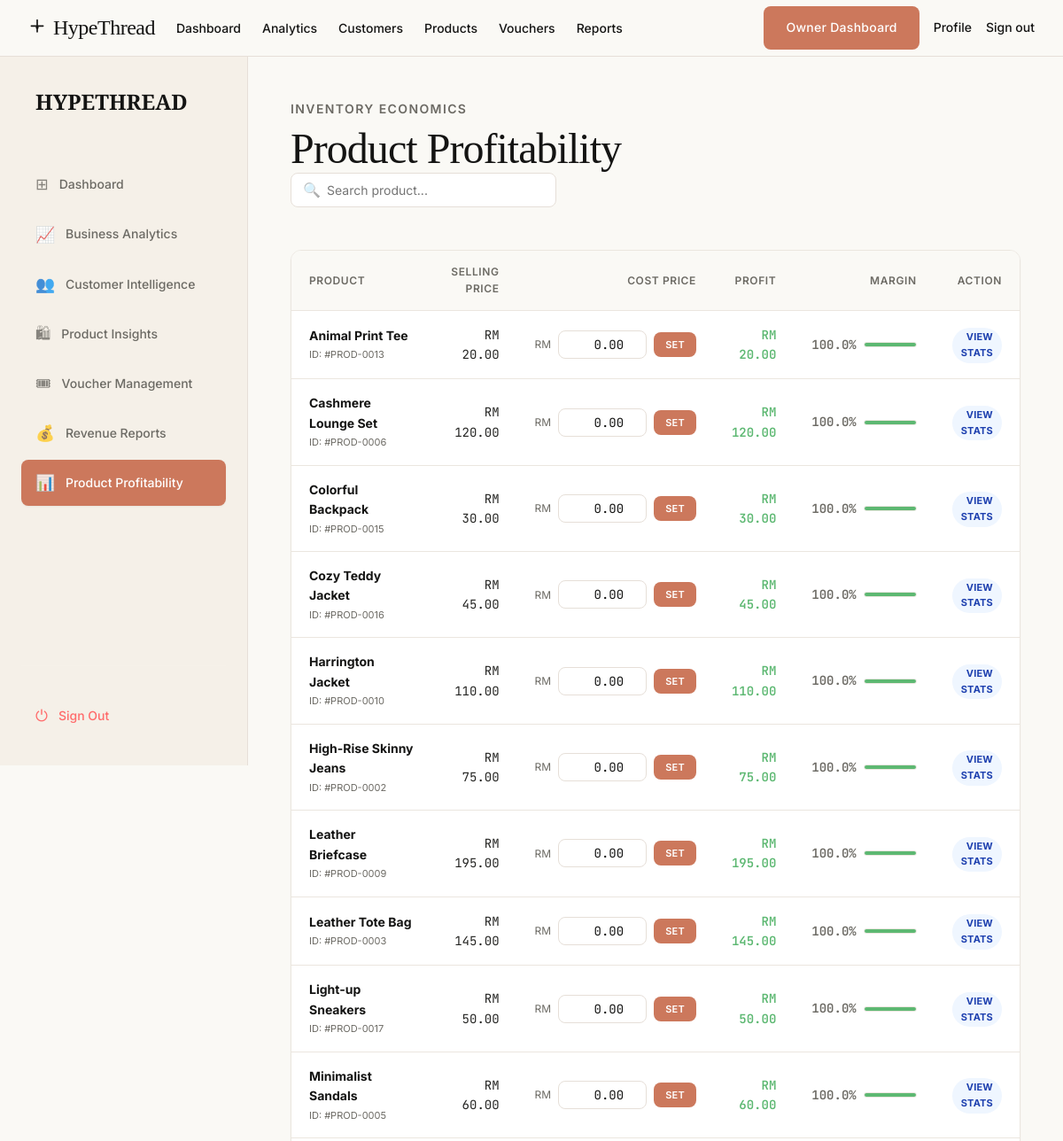
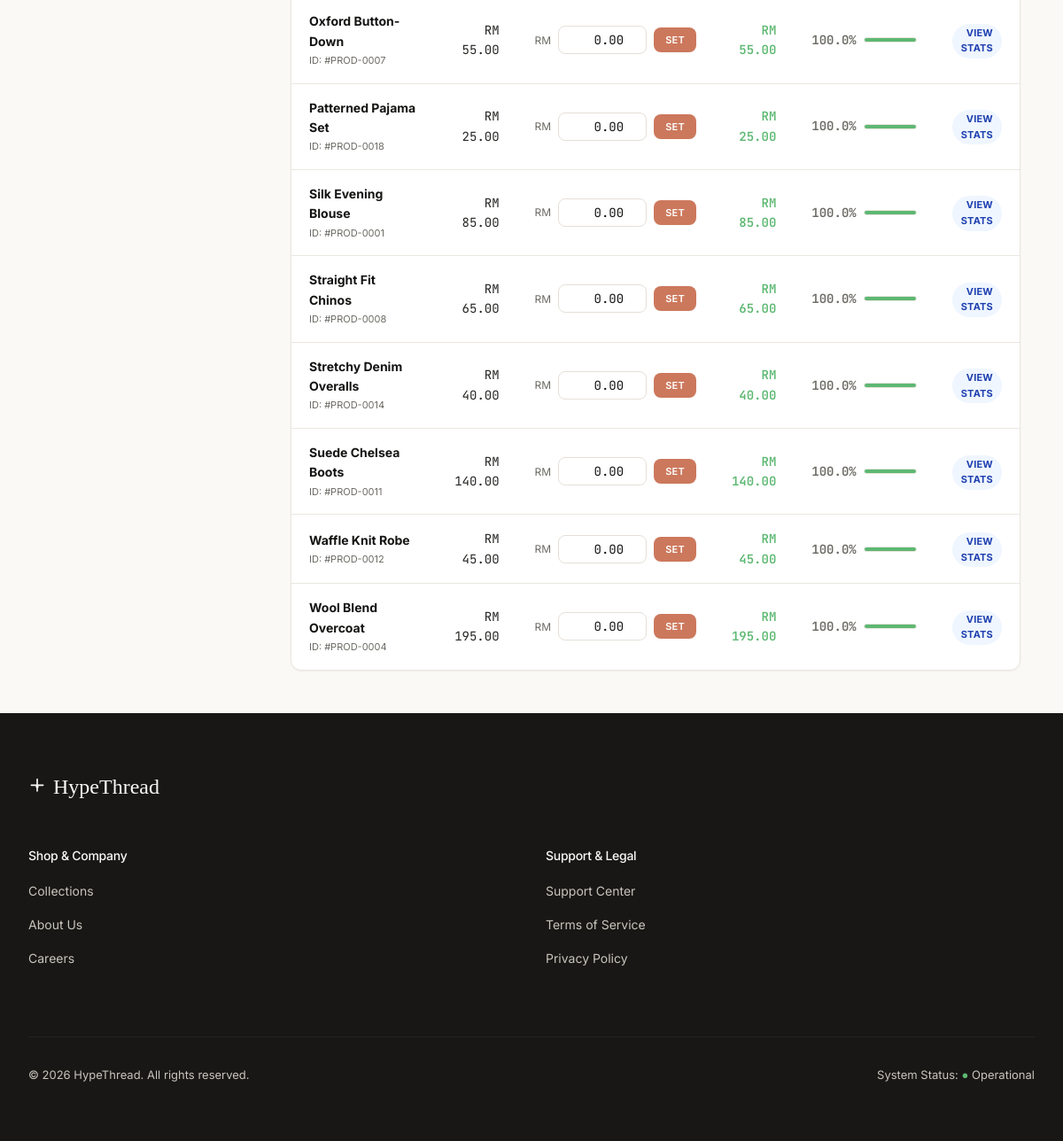
Screenshot of /owner/product_profitability.php (signed in) with the database file from the repository (2 pictures, top to bottom).
### tables this page shows
CREATE TABLE IF NOT EXISTS products (
    id INT UNSIGNED AUTO_INCREMENT PRIMARY KEY,
    category_id INT UNSIGNED DEFAULT NULL,
    name VARCHAR(100) NOT NULL,
    description TEXT DEFAULT NULL,
    size_chart TEXT DEFAULT NULL,
    price DECIMAL(10,2) NOT NULL,
    cost_price DECIMAL(10,2) NOT NULL DEFAULT 0.00,
    discount_price DECIMAL(10,2) DEFAULT NULL,
    gender ENUM('Men','Women','Kids','Unisex') NOT NULL DEFAULT 'Unisex',
    status ENUM('published','draft','scheduled') NOT NULL DEFAULT 'published',
    publish_at DATETIME DEFAULT NULL,
    is_featured TINYINT(1) NOT NULL DEFAULT 0,
    views INT UNSIGNED NOT NULL DEFAULT 0,
    created_at TIMESTAMP NOT NULL DEFAULT CURRENT_TIMESTAMP,
    CONSTRAINT fk_products_category FOREIGN KEY (category_id) REFERENCES categories(id) ON DELETE SET NULL,
    INDEX idx_products_catalog (status, gender, category_id),
    INDEX idx_products_featured (is_featured)
);

### owner/product_profitability.php (the view, shortened to what this page needs)
<?php
require_once '../config/db.php';
$search = isset($_GET['search']) ? $_GET['search'] : '';
$query = "SELECT id, name, price, cost_price FROM products";
$query .= " ORDER BY name ASC";
$stmt = $pdo->prepare($query);
$stmt->execute();
$products = $stmt->fetchAll();
$include_path = '../includes/';
include $include_path . 'header.php';
?>
<div class="dashboard-layout">
    <?php require_once '../includes/sidebar.php'; renderSidebar('owner'); ?>
    <div class="dashboard-main fade-in-up">
        <header style="display: flex; justify-content: space-between; align-items: flex-end; margin-bottom: var(--spacing-xxl);">
            <div>
            <div>
                <div style="font-size: 14px; color: var(--colors-muted); text-transform: uppercase; letter-spacing: 0.1em; margin-bottom: 8px; font-weight: 600; font-family: var(--typography-body-font);">Inventory Economics</div>
                <h1 style="margin: 0; font-family: var(--typography-display-font); font-size: 48px; letter-spacing: -0.02em;">Product Profitability</h1>
            </div>
            <div style="width: 300px;">
                <form method="GET" style="position: relative;">
                    <input type="text" name="search" value="<?php echo htmlspecialchars($search); ?>" placeholder="Search product..." class="form-input" style="padding-left: 40px;">
                    <span style="position: absolute; left: 14px; top: 50%; transform: translateY(-50%); opacity: 0.5;">🔍</span>
                </form>
            </div>
        </header>
        <div class="table-container" style="margin: 0;">
            <table class="data-table">
                <thead>
                    <tr>
                        <th style="width: 40%;">Product</th>
                        <th style="text-align: right;">Selling Price</th>
                        <th style="text-align: right;">Cost Price</th>
                        <th style="text-align: right;">Profit</th>
                        <th style="text-align: right;">Margin</th>
                        <th style="text-align: right; width: 100px;">Action</th>
                    </tr>
                </thead>
                <tbody>
                    <?php foreach ($products as $p):
                        $profit = $p['price'] - $p['cost_price'];
                        $margin = $p['price'] > 0 ? ($profit / $p['price']) * 100 : 0;
                    ?>
                        <tr>
                            <td>
                                <div style="font-weight: 700; color: var(--colors-ink);"><?php echo htmlspecialchars($p['name']); ?></div>
                                <div style="font-size: 11px; color: var(--colors-muted); margin-top: 2px;">ID: #PROD-<?php echo str_pad($p['id'], 4, '0', STR_PAD_LEFT); ?></div>
                            </td>
                            <td style="text-align: right; font-family: var(--typography-code-font);">RM <?php echo number_format($p['price'], 2); ?></td>
                            <td style="text-align: right;">
                                <form method="POST" style="display: inline-flex; align-items: center; gap: 8px;">
                                    <span style="font-size: 12px; color: var(--colors-muted);">RM</span>
                                    <input type="number" name="cost_price" value="<?php echo $p['cost_price']; ?>" step="0.01" class="form-input" style="width: 100px; padding: 6px 10px; font-family: var(--typography-code-font); text-align: right;">
                                    <button type="submit" name="update_cost" class="button-primary" style="padding: 6px 12px; font-size: 11px;">SET</button>
                                </form>
                            </td>
                            <td style="text-align: right; font-family: var(--typography-code-font); font-weight: 600; color: <?php echo $profit >= 0 ? 'var(--colors-success)' : 'var(--colors-error)'; ?>;">
                                RM <?php echo number_format($profit, 2); ?>
                            </td>
                            <td style="text-align: right;">
                                <div style="display: inline-flex; align-items: center; gap: 8px;">
                                    <span style="font-family: var(--typography-code-font); font-weight: 600; color: var(--colors-muted);"><?php echo number_format($margin, 1); ?>%</span>
                                    <div style="width: 60px; height: 6px; background: var(--colors-surface-soft); border-radius: 3px; overflow: hidden; border: 1px solid var(--colors-hairline-soft);">
                                        <div style="height: 100%; width: <?php echo min(max($margin, 0), 100); ?>%; background: <?php echo $margin > 30 ? 'var(--colors-success)' : ($margin > 10 ? 'var(--colors-primary)' : 'var(--colors-error)'); ?>;"></div>
                                    </div>
                                </div>
                            </td>
                            <td style="text-align: right;">
                                <a href="product_insights.php?id=<?php echo $p['id']; ?>" class="badge badge-info" style="text-decoration: none;">View Stats</a>
                            </td>
                        </tr>
                    <?php endforeach; ?>
                </tbody>
            </table>
        </div>
    </div>
</div>
<?php include $include_path . 'footer.php'; ?>

### rows the page displays
products: name "Animal Print Tee", id "0013", price "20.00", cost_price "0.00", margin "100.0"
products: name "Cashmere Lounge Set", id "0006", price "120.00", cost_price "0.00", margin "100.0"
products: name "Colorful Backpack", id "0015", price "30.00", cost_price "0.00", margin "100.0"
products: name "Cozy Teddy Jacket", id "0016", price "45.00", cost_price "0.00", margin "100.0"
products: name "Harrington Jacket", id "0010", price "110.00", cost_price "0.00", margin "100.0"
products: name "High-Rise Skinny Jeans", id "0002", price "75.00", cost_price "0.00", margin "100.0"
products: name "Leather Briefcase", id "0009", price "195.00", cost_price "0.00", margin "100.0"
products: name "Leather Tote Bag", id "0003", price "145.00", cost_price "0.00", margin "100.0"
products: name "Light-up Sneakers", id "0017", price "50.00", cost_price "0.00", margin "100.0"
products: name "Minimalist Sandals", id "0005", price "60.00", cost_price "0.00", margin "100.0"
products: name "Oxford Button-Down", id "0007", price "55.00", cost_price "0.00", margin "100.0"
products: name "Patterned Pajama Set", id "0018", price "25.00", cost_price "0.00", margin "100.0"
products: name "Silk Evening Blouse", id "0001", price "85.00", cost_price "0.00", margin "100.0"
products: name "Straight Fit Chinos", id "0008", price "65.00", cost_price "0.00", margin "100.0"
products: name "Stretchy Denim Overalls", id "0014", price "40.00", cost_price "0.00", margin "100.0"
products: name "Suede Chelsea Boots", id "0011", price "140.00", cost_price "0.00", margin "100.0"
products: name "Waffle Knit Robe", id "0012", price "45.00", cost_price "0.00", margin "100.0"
products: name "Wool Blend Overcoat", id "0004", price "195.00", cost_price "0.00", margin "100.0"

### other values shown
$item['icon'] "⊞"
$item['label'] "Dashboard"
$item['icon'] "📈"
$item['label'] "Business Analytics"
$item['icon'] "👥"
$item['label'] "Customer Intelligence"
$item['icon'] "🛍"
$item['label'] "Product Insights"
$item['icon'] "🎟"
$item['label'] "Voucher Management"
$item['icon'] "💰"
$item['label'] "Revenue Reports"
$item['icon'] "📊"
$item['label'] "Product Profitability"
